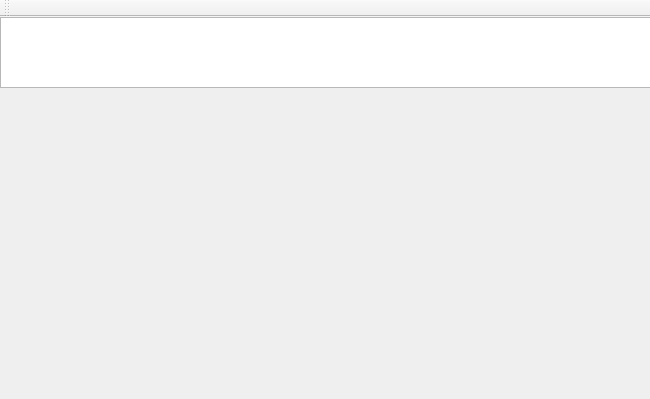
<?xml version="1.0" encoding="UTF-8"?>
<ui version="4.0">
 <class>MainWindow</class>
 <widget class="QMainWindow" name="MainWindow">
  <property name="geometry">
   <rect>
    <x>0</x>
    <y>0</y>
    <width>650</width>
    <height>399</height>
   </rect>
  </property>
  <property name="windowTitle">
   <string>NEO TT</string>
  </property>
  <widget class="QWidget" name="centralWidget">
   <widget class="InputField" name="type" native="true">
    <property name="enabled">
     <bool>true</bool>
    </property>
    <property name="geometry">
     <rect>
      <x>0</x>
      <y>70</y>
      <width>651</width>
      <height>61</height>
     </rect>
    </property>
   </widget>
   <widget class="QTextEdit" name="display">
    <property name="enabled">
     <bool>true</bool>
    </property>
    <property name="geometry">
     <rect>
      <x>0</x>
      <y>0</y>
      <width>651</width>
      <height>71</height>
     </rect>
    </property>
    <property name="minimumSize">
     <size>
      <width>0</width>
      <height>0</height>
     </size>
    </property>
    <property name="maximumSize">
     <size>
      <width>1677215</width>
      <height>1677215</height>
     </size>
    </property>
    <property name="verticalScrollBarPolicy">
     <enum>Qt::ScrollBarAlwaysOff</enum>
    </property>
    <property name="horizontalScrollBarPolicy">
     <enum>Qt::ScrollBarAsNeeded</enum>
    </property>
    <property name="lineWrapMode">
     <enum>QTextEdit::NoWrap</enum>
    </property>
    <property name="readOnly">
     <bool>true</bool>
    </property>
   </widget>
   <widget class="QLabel" name="keyboard">
    <property name="geometry">
     <rect>
      <x>0</x>
      <y>130</y>
      <width>651</width>
      <height>221</height>
     </rect>
    </property>
    <property name="text">
     <string/>
    </property>
    <property name="pixmap">
     <pixmap>../graphics/neo1.png</pixmap>
    </property>
   </widget>
   <widget class="QWidget" name="horizontalLayoutWidget">
    <property name="geometry">
     <rect>
      <x>-1</x>
      <y>350</y>
      <width>651</width>
      <height>21</height>
     </rect>
    </property>
    <layout class="QHBoxLayout" name="horizontalLayout">
     <item>
      <widget class="QLabel" name="hits">
       <property name="text">
        <string>0 Richtige</string>
       </property>
      </widget>
     </item>
     <item>
      <widget class="QLabel" name="mistakes">
       <property name="text">
        <string>0 Fehler</string>
       </property>
      </widget>
     </item>
     <item>
      <widget class="QLabel" name="hitsPerMinute">
       <property name="text">
        <string>0 Anschläge/Minute</string>
       </property>
      </widget>
     </item>
     <item>
      <widget class="QLabel" name="mistakesper100">
       <property name="text">
        <string>0 % Fehlerrate</string>
       </property>
      </widget>
     </item>
     <item>
      <widget class="QLabel" name="timeLeft">
       <property name="text">
        <string>300 Sekunden</string>
       </property>
      </widget>
     </item>
    </layout>
   </widget>
  </widget>
  <widget class="QMenuBar" name="menuBar">
   <property name="geometry">
    <rect>
     <x>0</x>
     <y>0</y>
     <width>650</width>
     <height>21</height>
    </rect>
   </property>
  </widget>
  <widget class="QToolBar" name="mainToolBar">
   <attribute name="toolBarArea">
    <enum>TopToolBarArea</enum>
   </attribute>
   <attribute name="toolBarBreak">
    <bool>false</bool>
   </attribute>
  </widget>
 </widget>
 <layoutdefault spacing="6" margin="11"/>
 <customwidgets>
  <customwidget>
   <class>InputField</class>
   <extends>QWidget</extends>
   <header>inputfield.h</header>
  </customwidget>
 </customwidgets>
 <resources/>
 <connections/>
</ui>
